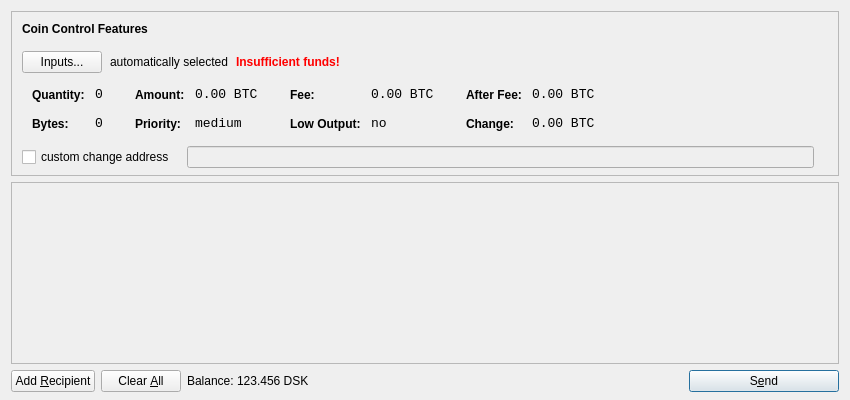
<?xml version="1.0" encoding="UTF-8"?>
<ui version="4.0">
 <class>SendCoinsDialog</class>
 <widget class="QDialog" name="SendCoinsDialog">
  <property name="geometry">
   <rect>
    <x>0</x>
    <y>0</y>
    <width>850</width>
    <height>400</height>
   </rect>
  </property>
  <property name="windowTitle">
   <string>Send Coins</string>
  </property>
  <layout class="QVBoxLayout" name="verticalLayout" stretch="0,1,0">
   <property name="bottomMargin">
    <number>8</number>
   </property>
   <item>
    <widget class="QFrame" name="frameCoinControl">
     <property name="sizePolicy">
      <sizepolicy hsizetype="Expanding" vsizetype="Expanding">
       <horstretch>0</horstretch>
       <verstretch>0</verstretch>
      </sizepolicy>
     </property>
     <property name="maximumSize">
      <size>
       <width>16777215</width>
       <height>16777215</height>
      </size>
     </property>
     <property name="frameShape">
      <enum>QFrame::StyledPanel</enum>
     </property>
     <property name="frameShadow">
      <enum>QFrame::Sunken</enum>
     </property>
     <layout class="QVBoxLayout" name="verticalLayoutCoinControl2">
      <property name="spacing">
       <number>-1</number>
      </property>
      <property name="leftMargin">
       <number>0</number>
      </property>
      <property name="topMargin">
       <number>0</number>
      </property>
      <property name="rightMargin">
       <number>0</number>
      </property>
      <property name="bottomMargin">
       <number>6</number>
      </property>
      <item>
       <layout class="QVBoxLayout" name="verticalLayoutCoinControl" stretch="0,0,0,0,1">
        <property name="spacing">
         <number>0</number>
        </property>
        <property name="leftMargin">
         <number>10</number>
        </property>
        <property name="topMargin">
         <number>10</number>
        </property>
        <item>
         <layout class="QHBoxLayout" name="horizontalLayoutCoinControl1">
          <property name="bottomMargin">
           <number>15</number>
          </property>
          <item>
           <widget class="QLabel" name="labelCoinControlFeatures">
            <property name="sizePolicy">
             <sizepolicy hsizetype="Preferred" vsizetype="Maximum">
              <horstretch>0</horstretch>
              <verstretch>0</verstretch>
             </sizepolicy>
            </property>
            <property name="font">
             <font>
              <weight>75</weight>
              <bold>true</bold>
             </font>
            </property>
            <property name="styleSheet">
             <string notr="true">font-weight:bold;</string>
            </property>
            <property name="text">
             <string>Coin Control Features</string>
            </property>
           </widget>
          </item>
         </layout>
        </item>
        <item>
         <layout class="QHBoxLayout" name="horizontalLayoutCoinControl2" stretch="0,0,0,0">
          <property name="spacing">
           <number>8</number>
          </property>
          <property name="bottomMargin">
           <number>10</number>
          </property>
          <item>
           <widget class="QPushButton" name="pushButtonCoinControl">
            <property name="styleSheet">
             <string notr="true"/>
            </property>
            <property name="text">
             <string>Inputs...</string>
            </property>
           </widget>
          </item>
          <item>
           <widget class="QLabel" name="labelCoinControlAutomaticallySelected">
            <property name="text">
             <string>automatically selected</string>
            </property>
            <property name="margin">
             <number>5</number>
            </property>
           </widget>
          </item>
          <item>
           <widget class="QLabel" name="labelCoinControlInsuffFunds">
            <property name="font">
             <font>
              <weight>75</weight>
              <bold>true</bold>
             </font>
            </property>
            <property name="styleSheet">
             <string notr="true">color:red;font-weight:bold;</string>
            </property>
            <property name="text">
             <string>Insufficient funds!</string>
            </property>
            <property name="margin">
             <number>5</number>
            </property>
           </widget>
          </item>
          <item>
           <spacer name="horizontalSpacerCoinControl">
            <property name="orientation">
             <enum>Qt::Horizontal</enum>
            </property>
            <property name="sizeHint" stdset="0">
             <size>
              <width>40</width>
              <height>1</height>
             </size>
            </property>
           </spacer>
          </item>
         </layout>
        </item>
        <item>
         <widget class="QWidget" name="widgetCoinControl" native="true">
          <property name="sizePolicy">
           <sizepolicy hsizetype="Preferred" vsizetype="Preferred">
            <horstretch>0</horstretch>
            <verstretch>0</verstretch>
           </sizepolicy>
          </property>
          <property name="minimumSize">
           <size>
            <width>0</width>
            <height>0</height>
           </size>
          </property>
          <property name="styleSheet">
           <string notr="true"/>
          </property>
          <layout class="QHBoxLayout" name="horizontalLayoutCoinControl5">
           <property name="margin">
            <number>0</number>
           </property>
           <item>
            <layout class="QHBoxLayout" name="horizontalLayoutCoinControl3" stretch="0,0,0,1">
             <property name="spacing">
              <number>20</number>
             </property>
             <property name="topMargin">
              <number>0</number>
             </property>
             <property name="bottomMargin">
              <number>10</number>
             </property>
             <item>
              <layout class="QFormLayout" name="formLayoutCoinControl1">
               <property name="horizontalSpacing">
                <number>10</number>
               </property>
               <property name="verticalSpacing">
                <number>14</number>
               </property>
               <property name="leftMargin">
                <number>10</number>
               </property>
               <property name="topMargin">
                <number>4</number>
               </property>
               <property name="rightMargin">
                <number>6</number>
               </property>
               <item row="0" column="0">
                <widget class="QLabel" name="labelCoinControlQuantityText">
                 <property name="styleSheet">
                  <string notr="true">font-weight:bold;</string>
                 </property>
                 <property name="text">
                  <string>Quantity:</string>
                 </property>
                 <property name="margin">
                  <number>0</number>
                 </property>
                </widget>
               </item>
               <item row="0" column="1">
                <widget class="QLabel" name="labelCoinControlQuantity">
                 <property name="font">
                  <font>
                   <family>Monospace</family>
                   <pointsize>10</pointsize>
                  </font>
                 </property>
                 <property name="cursor">
                  <cursorShape>IBeamCursor</cursorShape>
                 </property>
                 <property name="contextMenuPolicy">
                  <enum>Qt::ActionsContextMenu</enum>
                 </property>
                 <property name="text">
                  <string notr="true">0</string>
                 </property>
                 <property name="margin">
                  <number>0</number>
                 </property>
                 <property name="textInteractionFlags">
                  <set>Qt::LinksAccessibleByMouse|Qt::TextSelectableByKeyboard|Qt::TextSelectableByMouse</set>
                 </property>
                </widget>
               </item>
               <item row="1" column="0">
                <widget class="QLabel" name="labelCoinControlBytesText">
                 <property name="styleSheet">
                  <string notr="true">font-weight:bold;</string>
                 </property>
                 <property name="text">
                  <string>Bytes:</string>
                 </property>
                </widget>
               </item>
               <item row="1" column="1">
                <widget class="QLabel" name="labelCoinControlBytes">
                 <property name="font">
                  <font>
                   <family>Monospace</family>
                   <pointsize>10</pointsize>
                  </font>
                 </property>
                 <property name="cursor">
                  <cursorShape>IBeamCursor</cursorShape>
                 </property>
                 <property name="contextMenuPolicy">
                  <enum>Qt::ActionsContextMenu</enum>
                 </property>
                 <property name="text">
                  <string notr="true">0</string>
                 </property>
                 <property name="textInteractionFlags">
                  <set>Qt::LinksAccessibleByMouse|Qt::TextSelectableByKeyboard|Qt::TextSelectableByMouse</set>
                 </property>
                </widget>
               </item>
              </layout>
             </item>
             <item>
              <layout class="QFormLayout" name="formLayoutCoinControl2">
               <property name="horizontalSpacing">
                <number>10</number>
               </property>
               <property name="verticalSpacing">
                <number>14</number>
               </property>
               <property name="leftMargin">
                <number>6</number>
               </property>
               <property name="topMargin">
                <number>4</number>
               </property>
               <property name="rightMargin">
                <number>6</number>
               </property>
               <item row="0" column="0">
                <widget class="QLabel" name="labelCoinControlAmountText">
                 <property name="styleSheet">
                  <string notr="true">font-weight:bold;</string>
                 </property>
                 <property name="text">
                  <string>Amount:</string>
                 </property>
                 <property name="margin">
                  <number>0</number>
                 </property>
                </widget>
               </item>
               <item row="0" column="1">
                <widget class="QLabel" name="labelCoinControlAmount">
                 <property name="font">
                  <font>
                   <family>Monospace</family>
                   <pointsize>10</pointsize>
                  </font>
                 </property>
                 <property name="cursor">
                  <cursorShape>IBeamCursor</cursorShape>
                 </property>
                 <property name="contextMenuPolicy">
                  <enum>Qt::ActionsContextMenu</enum>
                 </property>
                 <property name="text">
                  <string notr="true">0.00 BTC</string>
                 </property>
                 <property name="textInteractionFlags">
                  <set>Qt::LinksAccessibleByMouse|Qt::TextSelectableByKeyboard|Qt::TextSelectableByMouse</set>
                 </property>
                </widget>
               </item>
               <item row="1" column="0">
                <widget class="QLabel" name="labelCoinControlPriorityText">
                 <property name="styleSheet">
                  <string notr="true">font-weight:bold;</string>
                 </property>
                 <property name="text">
                  <string>Priority:</string>
                 </property>
                </widget>
               </item>
               <item row="1" column="1">
                <widget class="QLabel" name="labelCoinControlPriority">
                 <property name="font">
                  <font>
                   <family>Monospace</family>
                   <pointsize>10</pointsize>
                  </font>
                 </property>
                 <property name="cursor">
                  <cursorShape>IBeamCursor</cursorShape>
                 </property>
                 <property name="contextMenuPolicy">
                  <enum>Qt::ActionsContextMenu</enum>
                 </property>
                 <property name="text">
                  <string>medium</string>
                 </property>
                 <property name="textInteractionFlags">
                  <set>Qt::LinksAccessibleByMouse|Qt::TextSelectableByKeyboard|Qt::TextSelectableByMouse</set>
                 </property>
                </widget>
               </item>
              </layout>
             </item>
             <item>
              <layout class="QFormLayout" name="formLayoutCoinControl3">
               <property name="horizontalSpacing">
                <number>10</number>
               </property>
               <property name="verticalSpacing">
                <number>14</number>
               </property>
               <property name="leftMargin">
                <number>6</number>
               </property>
               <property name="topMargin">
                <number>4</number>
               </property>
               <property name="rightMargin">
                <number>6</number>
               </property>
               <item row="0" column="0">
                <widget class="QLabel" name="labelCoinControlFeeText">
                 <property name="styleSheet">
                  <string notr="true">font-weight:bold;</string>
                 </property>
                 <property name="text">
                  <string>Fee:</string>
                 </property>
                 <property name="margin">
                  <number>0</number>
                 </property>
                </widget>
               </item>
               <item row="0" column="1">
                <widget class="QLabel" name="labelCoinControlFee">
                 <property name="font">
                  <font>
                   <family>Monospace</family>
                   <pointsize>10</pointsize>
                  </font>
                 </property>
                 <property name="cursor">
                  <cursorShape>IBeamCursor</cursorShape>
                 </property>
                 <property name="contextMenuPolicy">
                  <enum>Qt::ActionsContextMenu</enum>
                 </property>
                 <property name="text">
                  <string notr="true">0.00 BTC</string>
                 </property>
                 <property name="textInteractionFlags">
                  <set>Qt::LinksAccessibleByMouse|Qt::TextSelectableByKeyboard|Qt::TextSelectableByMouse</set>
                 </property>
                </widget>
               </item>
               <item row="1" column="0">
                <widget class="QLabel" name="labelCoinControlLowOutputText">
                 <property name="styleSheet">
                  <string notr="true">font-weight:bold;</string>
                 </property>
                 <property name="text">
                  <string>Low Output:</string>
                 </property>
                </widget>
               </item>
               <item row="1" column="1">
                <widget class="QLabel" name="labelCoinControlLowOutput">
                 <property name="font">
                  <font>
                   <family>Monospace</family>
                   <pointsize>10</pointsize>
                  </font>
                 </property>
                 <property name="cursor">
                  <cursorShape>IBeamCursor</cursorShape>
                 </property>
                 <property name="contextMenuPolicy">
                  <enum>Qt::ActionsContextMenu</enum>
                 </property>
                 <property name="text">
                  <string>no</string>
                 </property>
                 <property name="textInteractionFlags">
                  <set>Qt::LinksAccessibleByMouse|Qt::TextSelectableByKeyboard|Qt::TextSelectableByMouse</set>
                 </property>
                </widget>
               </item>
              </layout>
             </item>
             <item>
              <layout class="QFormLayout" name="formLayoutCoinControl4">
               <property name="horizontalSpacing">
                <number>10</number>
               </property>
               <property name="verticalSpacing">
                <number>14</number>
               </property>
               <property name="leftMargin">
                <number>6</number>
               </property>
               <property name="topMargin">
                <number>4</number>
               </property>
               <property name="rightMargin">
                <number>6</number>
               </property>
               <item row="0" column="0">
                <widget class="QLabel" name="labelCoinControlAfterFeeText">
                 <property name="styleSheet">
                  <string notr="true">font-weight:bold;</string>
                 </property>
                 <property name="text">
                  <string>After Fee:</string>
                 </property>
                 <property name="margin">
                  <number>0</number>
                 </property>
                </widget>
               </item>
               <item row="0" column="1">
                <widget class="QLabel" name="labelCoinControlAfterFee">
                 <property name="font">
                  <font>
                   <family>Monospace</family>
                   <pointsize>10</pointsize>
                  </font>
                 </property>
                 <property name="cursor">
                  <cursorShape>IBeamCursor</cursorShape>
                 </property>
                 <property name="contextMenuPolicy">
                  <enum>Qt::ActionsContextMenu</enum>
                 </property>
                 <property name="text">
                  <string notr="true">0.00 BTC</string>
                 </property>
                 <property name="textInteractionFlags">
                  <set>Qt::LinksAccessibleByMouse|Qt::TextSelectableByKeyboard|Qt::TextSelectableByMouse</set>
                 </property>
                </widget>
               </item>
               <item row="1" column="0">
                <widget class="QLabel" name="labelCoinControlChangeText">
                 <property name="styleSheet">
                  <string notr="true">font-weight:bold;</string>
                 </property>
                 <property name="text">
                  <string>Change:</string>
                 </property>
                </widget>
               </item>
               <item row="1" column="1">
                <widget class="QLabel" name="labelCoinControlChange">
                 <property name="font">
                  <font>
                   <family>Monospace</family>
                   <pointsize>10</pointsize>
                  </font>
                 </property>
                 <property name="cursor">
                  <cursorShape>IBeamCursor</cursorShape>
                 </property>
                 <property name="contextMenuPolicy">
                  <enum>Qt::ActionsContextMenu</enum>
                 </property>
                 <property name="text">
                  <string notr="true">0.00 BTC</string>
                 </property>
                 <property name="textInteractionFlags">
                  <set>Qt::LinksAccessibleByMouse|Qt::TextSelectableByKeyboard|Qt::TextSelectableByMouse</set>
                 </property>
                </widget>
               </item>
              </layout>
             </item>
            </layout>
           </item>
          </layout>
         </widget>
        </item>
        <item>
         <layout class="QHBoxLayout" name="horizontalLayoutCoinControl4" stretch="0,0,0">
          <property name="spacing">
           <number>12</number>
          </property>
          <property name="sizeConstraint">
           <enum>QLayout::SetDefaultConstraint</enum>
          </property>
          <property name="topMargin">
           <number>5</number>
          </property>
          <property name="rightMargin">
           <number>5</number>
          </property>
          <item>
           <widget class="QCheckBox" name="checkBoxCoinControlChange">
            <property name="text">
             <string>custom change address</string>
            </property>
           </widget>
          </item>
          <item>
           <widget class="QLineEdit" name="lineEditCoinControlChange">
            <property name="enabled">
             <bool>false</bool>
            </property>
            <property name="sizePolicy">
             <sizepolicy hsizetype="Expanding" vsizetype="Fixed">
              <horstretch>0</horstretch>
              <verstretch>0</verstretch>
             </sizepolicy>
            </property>
           </widget>
          </item>
          <item>
           <widget class="QLabel" name="labelCoinControlChangeLabel">
            <property name="sizePolicy">
             <sizepolicy hsizetype="Preferred" vsizetype="Expanding">
              <horstretch>0</horstretch>
              <verstretch>0</verstretch>
             </sizepolicy>
            </property>
            <property name="minimumSize">
             <size>
              <width>0</width>
              <height>0</height>
             </size>
            </property>
            <property name="text">
             <string/>
            </property>
            <property name="margin">
             <number>3</number>
            </property>
           </widget>
          </item>
         </layout>
        </item>
        <item>
         <spacer name="verticalSpacerCoinControl">
          <property name="orientation">
           <enum>Qt::Vertical</enum>
          </property>
          <property name="sizeHint" stdset="0">
           <size>
            <width>800</width>
            <height>1</height>
           </size>
          </property>
         </spacer>
        </item>
       </layout>
      </item>
     </layout>
    </widget>
   </item>
   <item>
    <widget class="QScrollArea" name="scrollArea">
     <property name="widgetResizable">
      <bool>true</bool>
     </property>
     <widget class="QWidget" name="scrollAreaWidgetContents">
      <property name="geometry">
       <rect>
        <x>0</x>
        <y>0</y>
        <width>830</width>
        <height>165</height>
       </rect>
      </property>
      <layout class="QVBoxLayout" name="verticalLayout_2">
       <property name="margin">
        <number>0</number>
       </property>
       <item>
        <layout class="QVBoxLayout" name="entries">
         <property name="spacing">
          <number>6</number>
         </property>
        </layout>
       </item>
       <item>
        <spacer name="verticalSpacer">
         <property name="orientation">
          <enum>Qt::Vertical</enum>
         </property>
         <property name="sizeHint" stdset="0">
          <size>
           <width>20</width>
           <height>40</height>
          </size>
         </property>
        </spacer>
       </item>
      </layout>
     </widget>
    </widget>
   </item>
   <item>
    <layout class="QHBoxLayout" name="horizontalLayout">
     <item>
      <widget class="QPushButton" name="addButton">
       <property name="toolTip">
        <string>Send to multiple recipients at once</string>
       </property>
       <property name="text">
        <string>Add &amp;Recipient</string>
       </property>
       <property name="icon">
        <iconset resource="../bitcoin.qrc">
         <normaloff>:/icons/add</normaloff>:/icons/add</iconset>
       </property>
       <property name="autoDefault">
        <bool>false</bool>
       </property>
      </widget>
     </item>
     <item>
      <widget class="QPushButton" name="clearButton">
       <property name="sizePolicy">
        <sizepolicy hsizetype="Minimum" vsizetype="Fixed">
         <horstretch>0</horstretch>
         <verstretch>0</verstretch>
        </sizepolicy>
       </property>
       <property name="toolTip">
        <string>Remove all transaction fields</string>
       </property>
       <property name="text">
        <string>Clear &amp;All</string>
       </property>
       <property name="icon">
        <iconset resource="../bitcoin.qrc">
         <normaloff>:/icons/remove</normaloff>:/icons/remove</iconset>
       </property>
       <property name="autoRepeatDelay">
        <number>300</number>
       </property>
       <property name="autoDefault">
        <bool>false</bool>
       </property>
      </widget>
     </item>
     <item>
      <layout class="QHBoxLayout" name="horizontalLayout_2">
       <property name="spacing">
        <number>3</number>
       </property>
       <item>
        <widget class="QLabel" name="label">
         <property name="text">
          <string>Balance:</string>
         </property>
        </widget>
       </item>
       <item>
        <widget class="QLabel" name="labelBalance">
         <property name="cursor">
          <cursorShape>IBeamCursor</cursorShape>
         </property>
         <property name="text">
          <string>123.456 DSK</string>
         </property>
         <property name="textInteractionFlags">
          <set>Qt::LinksAccessibleByMouse|Qt::TextSelectableByKeyboard|Qt::TextSelectableByMouse</set>
         </property>
        </widget>
       </item>
      </layout>
     </item>
     <item>
      <spacer name="horizontalSpacer">
       <property name="orientation">
        <enum>Qt::Horizontal</enum>
       </property>
       <property name="sizeHint" stdset="0">
        <size>
         <width>40</width>
         <height>20</height>
        </size>
       </property>
      </spacer>
     </item>
     <item>
      <widget class="QPushButton" name="sendButton">
       <property name="minimumSize">
        <size>
         <width>150</width>
         <height>0</height>
        </size>
       </property>
       <property name="toolTip">
        <string>Confirm the send action</string>
       </property>
       <property name="text">
        <string>S&amp;end</string>
       </property>
       <property name="icon">
        <iconset resource="../bitcoin.qrc">
         <normaloff>:/icons/send</normaloff>:/icons/send</iconset>
       </property>
       <property name="default">
        <bool>true</bool>
       </property>
      </widget>
     </item>
    </layout>
   </item>
  </layout>
 </widget>
 <resources>
  <include location="../bitcoin.qrc"/>
 </resources>
 <connections/>
</ui>
